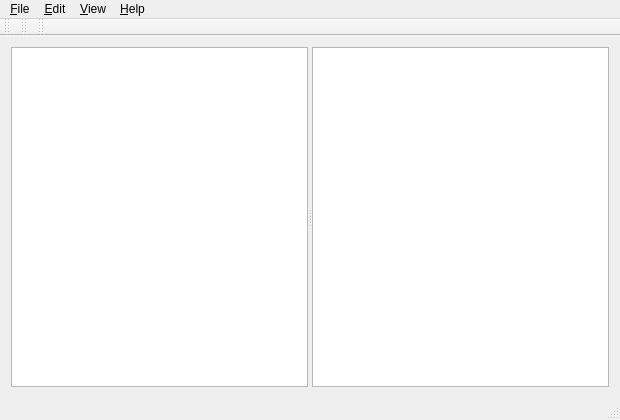
<?xml version="1.0" encoding="UTF-8"?>
<ui version="4.0">
 <class>MainWindow</class>
 <widget class="QMainWindow" name="MainWindow">
  <property name="geometry">
   <rect>
    <x>0</x>
    <y>0</y>
    <width>620</width>
    <height>420</height>
   </rect>
  </property>
  <property name="contextMenuPolicy">
   <enum>Qt::CustomContextMenu</enum>
  </property>
  <property name="windowTitle">
   <string>MainWindow</string>
  </property>
  <property name="locale">
   <locale language="English" country="UnitedKingdom"/>
  </property>
  <widget class="QWidget" name="centralWidget">
   <layout class="QGridLayout" name="gridLayout">
    <item row="0" column="0">
     <widget class="QSplitter" name="splitter">
      <property name="sizePolicy">
       <sizepolicy hsizetype="Expanding" vsizetype="Expanding">
        <horstretch>0</horstretch>
        <verstretch>0</verstretch>
       </sizepolicy>
      </property>
      <property name="orientation">
       <enum>Qt::Horizontal</enum>
      </property>
      <widget class="QStackedWidget" name="viewCat">
       <property name="contextMenuPolicy">
        <enum>Qt::CustomContextMenu</enum>
       </property>
       <widget class="QWidget" name="pageListCat">
        <layout class="QGridLayout" name="gridLayout_2">
         <property name="margin">
          <number>0</number>
         </property>
         <item row="0" column="0">
          <widget class="QListWidget" name="listCat"/>
         </item>
        </layout>
       </widget>
       <widget class="QWidget" name="pageTreeCat">
        <property name="sizePolicy">
         <sizepolicy hsizetype="Expanding" vsizetype="Preferred">
          <horstretch>0</horstretch>
          <verstretch>0</verstretch>
         </sizepolicy>
        </property>
        <layout class="QGridLayout" name="gridLayout_3">
         <property name="margin">
          <number>0</number>
         </property>
         <item row="0" column="0">
          <widget class="QTreeWidget" name="treeCat">
           <property name="columnCount">
            <number>0</number>
           </property>
          </widget>
         </item>
        </layout>
       </widget>
      </widget>
      <widget class="QStackedWidget" name="viewFiles">
       <property name="sizePolicy">
        <sizepolicy hsizetype="Expanding" vsizetype="Expanding">
         <horstretch>0</horstretch>
         <verstretch>0</verstretch>
        </sizepolicy>
       </property>
       <property name="contextMenuPolicy">
        <enum>Qt::CustomContextMenu</enum>
       </property>
       <widget class="QWidget" name="pageListFiles">
        <layout class="QGridLayout" name="gridLayout_4">
         <property name="margin">
          <number>0</number>
         </property>
         <item row="0" column="0">
          <widget class="QListWidget" name="listFiles"/>
         </item>
        </layout>
       </widget>
       <widget class="QWidget" name="pageTableFiles">
        <layout class="QGridLayout" name="gridLayout_5">
         <property name="margin">
          <number>0</number>
         </property>
         <item row="0" column="0">
          <widget class="QTableWidget" name="tableFiles"/>
         </item>
        </layout>
       </widget>
       <widget class="QWidget" name="pageIconFile">
        <layout class="QGridLayout" name="gridLayout_6">
         <property name="margin">
          <number>0</number>
         </property>
         <item row="0" column="0">
          <widget class="QTableWidget" name="iconFiles">
           <property name="selectionMode">
            <enum>QAbstractItemView::SingleSelection</enum>
           </property>
           <property name="showGrid">
            <bool>false</bool>
           </property>
           <attribute name="horizontalHeaderVisible">
            <bool>false</bool>
           </attribute>
           <attribute name="verticalHeaderVisible">
            <bool>false</bool>
           </attribute>
           <attribute name="verticalHeaderVisible">
            <bool>false</bool>
           </attribute>
           <attribute name="horizontalHeaderVisible">
            <bool>false</bool>
           </attribute>
          </widget>
         </item>
        </layout>
       </widget>
      </widget>
     </widget>
    </item>
   </layout>
  </widget>
  <widget class="QMenuBar" name="menuBar">
   <property name="geometry">
    <rect>
     <x>0</x>
     <y>0</y>
     <width>620</width>
     <height>23</height>
    </rect>
   </property>
   <widget class="QMenu" name="menuFile">
    <property name="title">
     <string>&amp;File</string>
    </property>
    <addaction name="separator"/>
    <addaction name="actCreateCatalog"/>
    <addaction name="separator"/>
    <addaction name="actExpCat"/>
    <addaction name="actImpCat"/>
    <addaction name="separator"/>
    <addaction name="actExit"/>
   </widget>
   <widget class="QMenu" name="menuEdit">
    <property name="title">
     <string>&amp;Edit</string>
    </property>
    <widget class="QMenu" name="menuNew">
     <property name="title">
      <string>&amp;New</string>
     </property>
     <addaction name="actNewDir"/>
     <addaction name="actNewFile"/>
    </widget>
    <addaction name="menuNew"/>
    <addaction name="actDel"/>
    <addaction name="actCut"/>
    <addaction name="actCopy"/>
    <addaction name="actPaste"/>
    <addaction name="actRefresh"/>
    <addaction name="actInfo"/>
   </widget>
   <widget class="QMenu" name="menuHelp">
    <property name="title">
     <string>&amp;Help</string>
    </property>
    <addaction name="actAbout"/>
   </widget>
   <widget class="QMenu" name="menuView">
    <property name="title">
     <string>&amp;View</string>
    </property>
    <widget class="QMenu" name="menuCatView">
     <property name="title">
      <string>&amp;Catalog view</string>
     </property>
     <addaction name="actCatListView"/>
     <addaction name="actCatTreeView"/>
    </widget>
    <widget class="QMenu" name="menuFilesView">
     <property name="title">
      <string>Files v&amp;iew</string>
     </property>
     <addaction name="actFileListView"/>
     <addaction name="actFileTableView"/>
     <addaction name="actFileIconView"/>
    </widget>
    <addaction name="actShowEditTB"/>
    <addaction name="actShowExploreTB"/>
    <addaction name="actShowSearchTB"/>
    <addaction name="actShowStat"/>
    <addaction name="separator"/>
    <addaction name="separator"/>
    <addaction name="menuCatView"/>
    <addaction name="menuFilesView"/>
   </widget>
   <addaction name="menuFile"/>
   <addaction name="menuEdit"/>
   <addaction name="menuView"/>
   <addaction name="menuHelp"/>
  </widget>
  <widget class="QStatusBar" name="statusBar"/>
  <widget class="QToolBar" name="exploreToolBar">
   <property name="windowTitle">
    <string>Explore Toolbar</string>
   </property>
   <attribute name="toolBarArea">
    <enum>TopToolBarArea</enum>
   </attribute>
   <attribute name="toolBarBreak">
    <bool>false</bool>
   </attribute>
  </widget>
  <widget class="QToolBar" name="editToolBar">
   <property name="windowTitle">
    <string>Edit Toolbar</string>
   </property>
   <attribute name="toolBarArea">
    <enum>TopToolBarArea</enum>
   </attribute>
   <attribute name="toolBarBreak">
    <bool>false</bool>
   </attribute>
  </widget>
  <widget class="QToolBar" name="searchToolBar">
   <property name="windowTitle">
    <string>Search Toolbar</string>
   </property>
   <attribute name="toolBarArea">
    <enum>TopToolBarArea</enum>
   </attribute>
   <attribute name="toolBarBreak">
    <bool>false</bool>
   </attribute>
  </widget>
  <action name="actExpCat">
   <property name="text">
    <string>&amp;Export Catalog</string>
   </property>
  </action>
  <action name="actImpCat">
   <property name="text">
    <string>&amp;Import Catalog</string>
   </property>
  </action>
  <action name="actExit">
   <property name="text">
    <string>E&amp;xit</string>
   </property>
  </action>
  <action name="actAbout">
   <property name="text">
    <string>&amp;About</string>
   </property>
  </action>
  <action name="actShowStat">
   <property name="checkable">
    <bool>true</bool>
   </property>
   <property name="checked">
    <bool>true</bool>
   </property>
   <property name="text">
    <string>Show &amp;status bar</string>
   </property>
  </action>
  <action name="actShowEditTB">
   <property name="checkable">
    <bool>true</bool>
   </property>
   <property name="checked">
    <bool>true</bool>
   </property>
   <property name="text">
    <string>Show edi&amp;t toolbar</string>
   </property>
  </action>
  <action name="actCatTreeView">
   <property name="checkable">
    <bool>true</bool>
   </property>
   <property name="text">
    <string>&amp;Tree</string>
   </property>
  </action>
  <action name="actCatListView">
   <property name="checkable">
    <bool>true</bool>
   </property>
   <property name="checked">
    <bool>true</bool>
   </property>
   <property name="text">
    <string>&amp;List</string>
   </property>
  </action>
  <action name="actFileTableView">
   <property name="checkable">
    <bool>true</bool>
   </property>
   <property name="text">
    <string>&amp;Table</string>
   </property>
  </action>
  <action name="actFileListView">
   <property name="checkable">
    <bool>true</bool>
   </property>
   <property name="checked">
    <bool>true</bool>
   </property>
   <property name="text">
    <string>&amp;List</string>
   </property>
  </action>
  <action name="actDel">
   <property name="text">
    <string>&amp;Delete</string>
   </property>
  </action>
  <action name="actFileIconView">
   <property name="checkable">
    <bool>true</bool>
   </property>
   <property name="text">
    <string>Ic&amp;ons</string>
   </property>
  </action>
  <action name="actCreateCatalog">
   <property name="text">
    <string>&amp;Create Catalog</string>
   </property>
  </action>
  <action name="actNewDir">
   <property name="text">
    <string>Dire&amp;ctory</string>
   </property>
  </action>
  <action name="actNewFile">
   <property name="text">
    <string>Fi&amp;le</string>
   </property>
  </action>
  <action name="actShowExploreTB">
   <property name="checkable">
    <bool>true</bool>
   </property>
   <property name="checked">
    <bool>true</bool>
   </property>
   <property name="text">
    <string>Show e&amp;xplore toolbar</string>
   </property>
  </action>
  <action name="actShowSearchTB">
   <property name="checkable">
    <bool>true</bool>
   </property>
   <property name="checked">
    <bool>true</bool>
   </property>
   <property name="text">
    <string>Show sea&amp;rch toolbar</string>
   </property>
  </action>
  <action name="actBack">
   <property name="text">
    <string>Back</string>
   </property>
  </action>
  <action name="actNext">
   <property name="text">
    <string>Next</string>
   </property>
  </action>
  <action name="actUp">
   <property name="text">
    <string>Up</string>
   </property>
  </action>
  <action name="actCopy">
   <property name="text">
    <string>&amp;Copy</string>
   </property>
  </action>
  <action name="actCut">
   <property name="text">
    <string>Cu&amp;t</string>
   </property>
  </action>
  <action name="actPaste">
   <property name="text">
    <string>&amp;Paste</string>
   </property>
  </action>
  <action name="actRefresh">
   <property name="text">
    <string>&amp;Refresh</string>
   </property>
  </action>
  <action name="actInfo">
   <property name="text">
    <string>&amp;Info</string>
   </property>
  </action>
 </widget>
 <layoutdefault spacing="6" margin="11"/>
 <resources/>
 <connections>
  <connection>
   <sender>actShowExploreTB</sender>
   <signal>triggered(bool)</signal>
   <receiver>exploreToolBar</receiver>
   <slot>setVisible(bool)</slot>
   <hints>
    <hint type="sourcelabel">
     <x>-1</x>
     <y>-1</y>
    </hint>
    <hint type="destinationlabel">
     <x>12</x>
     <y>35</y>
    </hint>
   </hints>
  </connection>
  <connection>
   <sender>actShowEditTB</sender>
   <signal>triggered(bool)</signal>
   <receiver>editToolBar</receiver>
   <slot>setVisible(bool)</slot>
   <hints>
    <hint type="sourcelabel">
     <x>-1</x>
     <y>-1</y>
    </hint>
    <hint type="destinationlabel">
     <x>25</x>
     <y>35</y>
    </hint>
   </hints>
  </connection>
  <connection>
   <sender>actShowStat</sender>
   <signal>triggered(bool)</signal>
   <receiver>statusBar</receiver>
   <slot>setVisible(bool)</slot>
   <hints>
    <hint type="sourcelabel">
     <x>-1</x>
     <y>-1</y>
    </hint>
    <hint type="destinationlabel">
     <x>309</x>
     <y>408</y>
    </hint>
   </hints>
  </connection>
  <connection>
   <sender>actExit</sender>
   <signal>triggered()</signal>
   <receiver>MainWindow</receiver>
   <slot>close()</slot>
   <hints>
    <hint type="sourcelabel">
     <x>-1</x>
     <y>-1</y>
    </hint>
    <hint type="destinationlabel">
     <x>309</x>
     <y>209</y>
    </hint>
   </hints>
  </connection>
  <connection>
   <sender>actShowSearchTB</sender>
   <signal>triggered(bool)</signal>
   <receiver>searchToolBar</receiver>
   <slot>setVisible(bool)</slot>
   <hints>
    <hint type="sourcelabel">
     <x>-1</x>
     <y>-1</y>
    </hint>
    <hint type="destinationlabel">
     <x>322</x>
     <y>29</y>
    </hint>
   </hints>
  </connection>
 </connections>
</ui>
